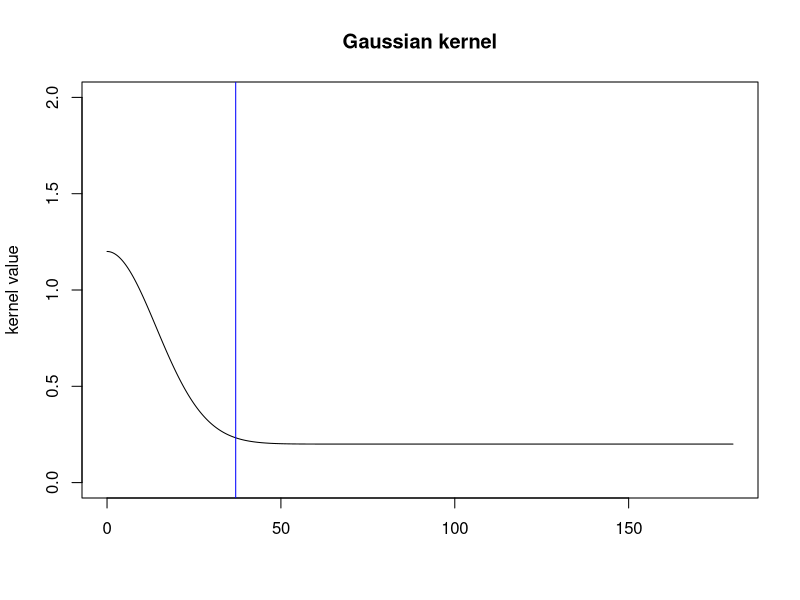

Generate this figure with R: (Note: this script raises an error after producing the figure.)
gauss_kernel <- function(split_angle, shot_angle, adjusted = FALSE){
  ### Calculates (shot angle adjusted) the Gaussian kernel for the ratio of the angle split by the goalkeeper and the shot itself
  ### To be used as goalkeeper positioning
  # INPUTS
  # split_angle = the angle of shot between the upper goalpost and the goalkeeper
  # shot_angle = full shot angle
  # adjusted = Boolean, if TRUE, the function calculates a shot angle adjusted kernel, where tighter shot angles are less strictly evaluated
  #            (if the shot angle is only 10 for example, it's not considered very bad positioning if the goalkeeper only splits the angle 9 to 1)
  
  # OUTPUTS
  # kernel = Gaussian kernel
  
  if (adjusted) {
    # create a kernel that gives a higher value for small values (shot angles)
    # kernel width (smoothing coefficient)
    h_adjust = 20
    kernel_adjust =  exp(-((shot_angle)/h_adjust)^2) + 0.2
    # create a kernel that gives more value to values close to 0.5 (meaning that the angle is split in half)
    kernel =  exp(-((split_angle/shot_angle - 0.5)/kernel_adjust)^2)
  } else {
    # create a kernel that gives more value to values close to 0.5 (meaning that the angle is split in half)
    h = 0.2
    kernel = exp(-((split_angle/shot_angle - 0.5)/h)^2)
  }
  return(kernel)
}

# 
# 
# gauss_kernel_adjusted <- function(split_angle, shot_angle){
#   h_adjust = 20
#   kernel_adjust =  exp(-((shot_angle)/h_adjust)^2)+0.2
#   
#   kernel =  exp(-((split_angle/shot_angle - 0.5)/kernel_adjust)^2)
#   return(kernel)
# }

# test

x = seq(0,180, by = 0.01)
h3 = 20
kernel3 =  exp(-((x)/h3)^2)+0.2
plot(x, kernel3, type = 'l', main = "Gaussian kernel", xlab = "", ylim = c(0,2), ylab = "kernel value")
abline(v = 37, col = 'blue')


shot_angle2 = 180
perc_diff = seq(0,1, by = 0.001)
h2 = 0.2
kernel2 =  exp(-((perc_diff - 0.5)/h2)^2)
plot(split_angle2, kernel2, type = 'l', main = "Gaussian kernel", xlab = "", ylim = c(0,1), ylab = "kernel value")
abline(v = 0.5, col = 'blue')
